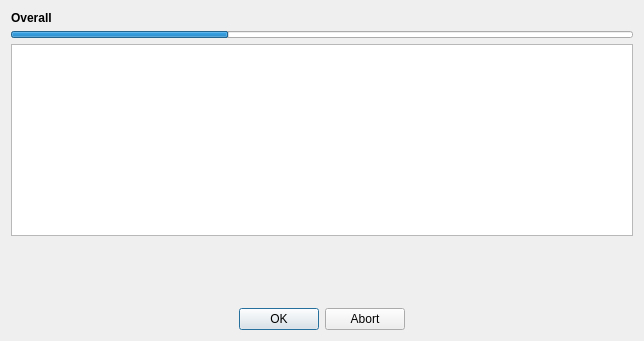
<?xml version="1.0" encoding="UTF-8"?>
<ui version="4.0">
 <class>ProgressDialog</class>
 <widget class="QDialog" name="ProgressDialog">
  <property name="geometry">
   <rect>
    <x>0</x>
    <y>0</y>
    <width>644</width>
    <height>341</height>
   </rect>
  </property>
  <property name="windowTitle">
   <string>_Progress</string>
  </property>
  <property name="styleSheet">
   <string notr="true"/>
  </property>
  <layout class="QGridLayout" name="gridLayout">
   <item row="2" column="0">
    <spacer name="verticalSpacer">
     <property name="orientation">
      <enum>Qt::Vertical</enum>
     </property>
     <property name="sizeHint" stdset="0">
      <size>
       <width>20</width>
       <height>40</height>
      </size>
     </property>
    </spacer>
   </item>
   <item row="3" column="0">
    <widget class="QDialogButtonBox" name="buttonBox">
     <property name="styleSheet">
      <string notr="true"/>
     </property>
     <property name="orientation">
      <enum>Qt::Horizontal</enum>
     </property>
     <property name="standardButtons">
      <set>QDialogButtonBox::Abort|QDialogButtonBox::Ok</set>
     </property>
     <property name="centerButtons">
      <bool>true</bool>
     </property>
    </widget>
   </item>
   <item row="0" column="0">
    <layout class="QVBoxLayout" name="verticalLayout">
     <item>
      <widget class="QLabel" name="label">
       <property name="font">
        <font>
         <weight>75</weight>
         <bold>true</bold>
        </font>
       </property>
       <property name="text">
        <string>Overall</string>
       </property>
       <property name="alignment">
        <set>Qt::AlignLeading|Qt::AlignLeft|Qt::AlignVCenter</set>
       </property>
      </widget>
     </item>
     <item>
      <widget class="QProgressBar" name="progressBar">
       <property name="maximumSize">
        <size>
         <width>16777215</width>
         <height>7</height>
        </size>
       </property>
       <property name="styleSheet">
        <string notr="true"/>
       </property>
       <property name="value">
        <number>35</number>
       </property>
       <property name="alignment">
        <set>Qt::AlignCenter</set>
       </property>
       <property name="textVisible">
        <bool>false</bool>
       </property>
       <property name="invertedAppearance">
        <bool>false</bool>
       </property>
       <property name="textDirection">
        <enum>QProgressBar::TopToBottom</enum>
       </property>
      </widget>
     </item>
    </layout>
   </item>
   <item row="1" column="0">
    <widget class="QListView" name="listView"/>
   </item>
  </layout>
 </widget>
 <resources/>
 <connections>
  <connection>
   <sender>buttonBox</sender>
   <signal>accepted()</signal>
   <receiver>ProgressDialog</receiver>
   <slot>accept()</slot>
   <hints>
    <hint type="sourcelabel">
     <x>248</x>
     <y>254</y>
    </hint>
    <hint type="destinationlabel">
     <x>157</x>
     <y>274</y>
    </hint>
   </hints>
  </connection>
  <connection>
   <sender>buttonBox</sender>
   <signal>rejected()</signal>
   <receiver>ProgressDialog</receiver>
   <slot>reject()</slot>
   <hints>
    <hint type="sourcelabel">
     <x>316</x>
     <y>260</y>
    </hint>
    <hint type="destinationlabel">
     <x>286</x>
     <y>274</y>
    </hint>
   </hints>
  </connection>
 </connections>
</ui>
